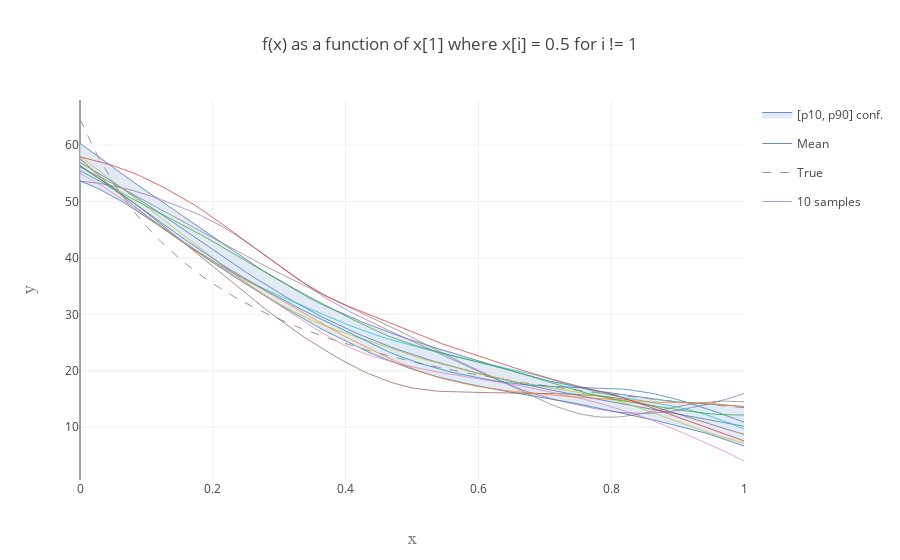

The code cell stored with this chart in its notebook:
### Markdown cell above
#### Plot a 1D slice of the constrained model

### Code cell
# Plot constrained
mean, var, perc, mode, samples, times = model.calc_posterior_constrained(px_test_arr, compute_mode = False, num_samples = 1000, algorithm = 'minimax_tilting', resample = False)

p_lower = perc[0]
p_upper = perc[2]
p_label = '[p{}, p{}] conf.'.format(10, 90)

samplepaths_Z = []
if show_samplepaths: 
    samplepaths_Z = np.array(samples)

fig_constrained_slice = PlotGP2d(x_mean = px_test, mean = np.array(mean).flatten(),
                        samplepaths =  samplepaths_Z,
                        x_true = px_test, y_true = y_true,
                        p_lower = p_lower, p_upper = p_upper, p_label = p_label,
                        title = 'f(x) as a function of x[{0}] where x[i] = {1} for i != {0}'.format(plot_x_dim, x_base_val))

pltlyoff.iplot(fig_constrained_slice, filename='')
